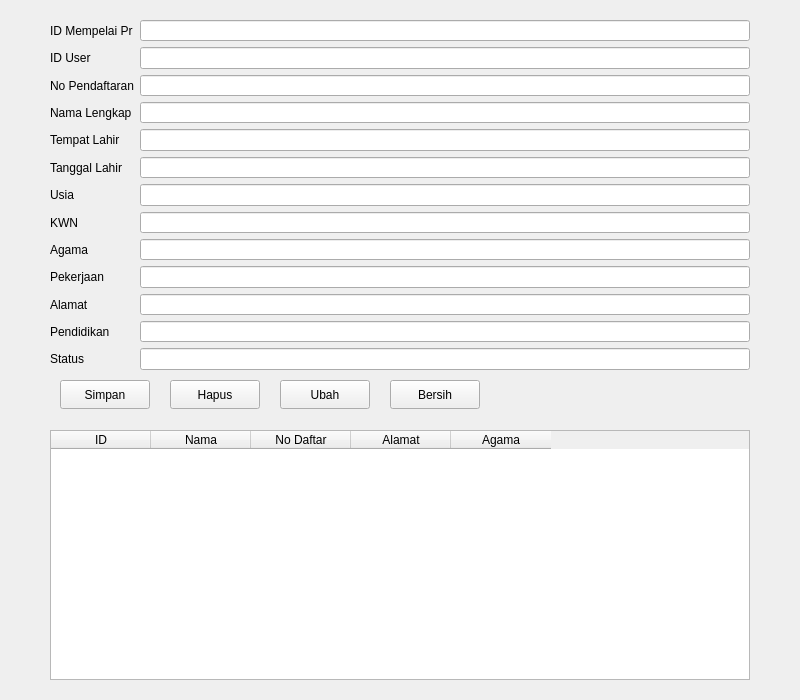
<?xml version="1.0" encoding="UTF-8"?>
<ui version="4.0">
 <class>FormWanita</class>
 <widget class="QWidget" name="FormWanita">
  <property name="geometry"> <rect> <x>0</x> <y>0</y> <width>800</width> <height>700</height> </rect> </property>
  <property name="windowTitle"> <string>Data Mempelai Perempuan</string> </property>
  <widget class="QWidget" name="formLayoutWidget">
   <property name="geometry"> <rect> <x>50</x> <y>20</y> <width>700</width> <height>350</height> </rect> </property>
   <layout class="QFormLayout" name="formLayout">
    <item row="0" column="0"><widget class="QLabel" name="l1"><property name="text"><string>ID Mempelai Pr</string></property></widget></item>
    <item row="0" column="1"><widget class="QLineEdit" name="editID"/></item>
    <item row="1" column="0"><widget class="QLabel" name="l2"><property name="text"><string>ID User</string></property></widget></item>
    <item row="1" column="1"><widget class="QLineEdit" name="editIDUser"/></item>
    <item row="2" column="0"><widget class="QLabel" name="l3"><property name="text"><string>No Pendaftaran</string></property></widget></item>
    <item row="2" column="1"><widget class="QLineEdit" name="editNoDaftar"/></item>
    <item row="3" column="0"><widget class="QLabel" name="l4"><property name="text"><string>Nama Lengkap</string></property></widget></item>
    <item row="3" column="1"><widget class="QLineEdit" name="editNama"/></item>
    <item row="4" column="0"><widget class="QLabel" name="l5"><property name="text"><string>Tempat Lahir</string></property></widget></item>
    <item row="4" column="1"><widget class="QLineEdit" name="editTempat"/></item>
    <item row="5" column="0"><widget class="QLabel" name="l6"><property name="text"><string>Tanggal Lahir</string></property></widget></item>
    <item row="5" column="1"><widget class="QLineEdit" name="editTgl"/></item>
    <item row="6" column="0"><widget class="QLabel" name="l7"><property name="text"><string>Usia</string></property></widget></item>
    <item row="6" column="1"><widget class="QLineEdit" name="editUsia"/></item>
    <item row="7" column="0"><widget class="QLabel" name="l8"><property name="text"><string>KWN</string></property></widget></item>
    <item row="7" column="1"><widget class="QLineEdit" name="editKWN"/></item>
    <item row="8" column="0"><widget class="QLabel" name="l9"><property name="text"><string>Agama</string></property></widget></item>
    <item row="8" column="1"><widget class="QLineEdit" name="editAgama"/></item>
    <item row="9" column="0"><widget class="QLabel" name="l10"><property name="text"><string>Pekerjaan</string></property></widget></item>
    <item row="9" column="1"><widget class="QLineEdit" name="editKerja"/></item>
    <item row="10" column="0"><widget class="QLabel" name="l11"><property name="text"><string>Alamat</string></property></widget></item>
    <item row="10" column="1"><widget class="QLineEdit" name="editAlamat"/></item>
    <item row="11" column="0"><widget class="QLabel" name="l12"><property name="text"><string>Pendidikan</string></property></widget></item>
    <item row="11" column="1"><widget class="QLineEdit" name="editPend"/></item>
    <item row="12" column="0"><widget class="QLabel" name="l13"><property name="text"><string>Status</string></property></widget></item>
    <item row="12" column="1"><widget class="QLineEdit" name="editStatus"/></item>
   </layout>
  </widget>
  <widget class="QPushButton" name="btnSimpan"> <property name="geometry"> <rect> <x>60</x> <y>380</y> <width>90</width> <height>29</height> </rect> </property> <property name="text"> <string>Simpan</string> </property> </widget>
  <widget class="QPushButton" name="btnHapus"> <property name="geometry"> <rect> <x>170</x> <y>380</y> <width>90</width> <height>29</height> </rect> </property> <property name="text"> <string>Hapus</string> </property> </widget>
  <widget class="QPushButton" name="btnUbah"> <property name="geometry"> <rect> <x>280</x> <y>380</y> <width>90</width> <height>29</height> </rect> </property> <property name="text"> <string>Ubah</string> </property> </widget>
  <widget class="QPushButton" name="btnBersih"> <property name="geometry"> <rect> <x>390</x> <y>380</y> <width>90</width> <height>29</height> </rect> </property> <property name="text"> <string>Bersih</string> </property> </widget>
  <widget class="QTableWidget" name="tabelWanita">
   <property name="geometry"> <rect> <x>50</x> <y>430</y> <width>700</width> <height>250</height> </rect> </property>
   <column><property name="text"><string>ID</string></property></column>
   <column><property name="text"><string>Nama</string></property></column>
   <column><property name="text"><string>No Daftar</string></property></column>
   <column><property name="text"><string>Alamat</string></property></column>
   <column><property name="text"><string>Agama</string></property></column>
  </widget>
 </widget>
 <resources/> <connections/>
</ui>
